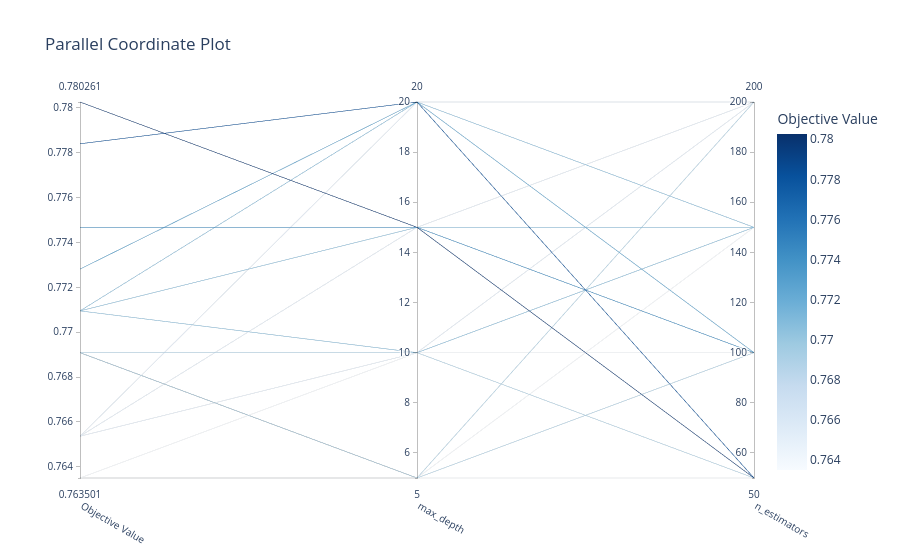

Here is the notebook cell this chart was saved with:
### Code cell
# 2. Parallel Coordinates Plot
plot_parallel_coordinate(study).show()

### Figure 1 — Plotly figure (JSON) as saved in the notebook; plotly's stock layout.template omitted (floating-point values rounded to 4 significant figures)
{"data": [{"dimensions": [{"label": "Objective Value", "range": [0.7635, 0.7803], "values": [0.7691, 0.7709, 0.7803, 0.7747, 0.7728, 0.7691, 0.7635, 0.7709, 0.7709, 0.7654, 0.7654, 0.7654, 0.7691, 0.7635, 0.7635, 0.7784]}, {"label": "max_depth", "range": [5, 20], "values": [5, 10, 15, 15, 20, 10, 5, 20, 15, 10, 20, 15, 5, 5, 10, 20]}, {"label": "n_estimators", "range": [50, 200], "values": [100, 150, 50, 100, 100, 50, 150, 150, 150, 200, 200, 200, 200, 50, 100, 50]}], "labelangle": 30, "labelside": "bottom", "line": {"color": [0.7691, 0.7709, 0.7803, 0.7747, 0.7728, 0.7691, 0.7635, 0.7709, 0.7709, 0.7654, 0.7654, 0.7654, 0.7691, 0.7635, 0.7635, 0.7784], "colorbar": {"title": {"text": "Objective Value"}}, "colorscale": [[0, "rgb(247,251,255)"], [0.125, "rgb(222,235,247)"], [0.25, "rgb(198,219,239)"], [0.375, "rgb(158,202,225)"], [0.5, "rgb(107,174,214)"], [0.625, "rgb(66,146,198)"], [0.75, "rgb(33,113,181)"], [0.875, "rgb(8,81,156)"], [1, "rgb(8,48,107)"]], "reversescale": false, "showscale": true}, "type": "parcoords"}], "layout": {"title": {"text": "Parallel Coordinate Plot"}}}
